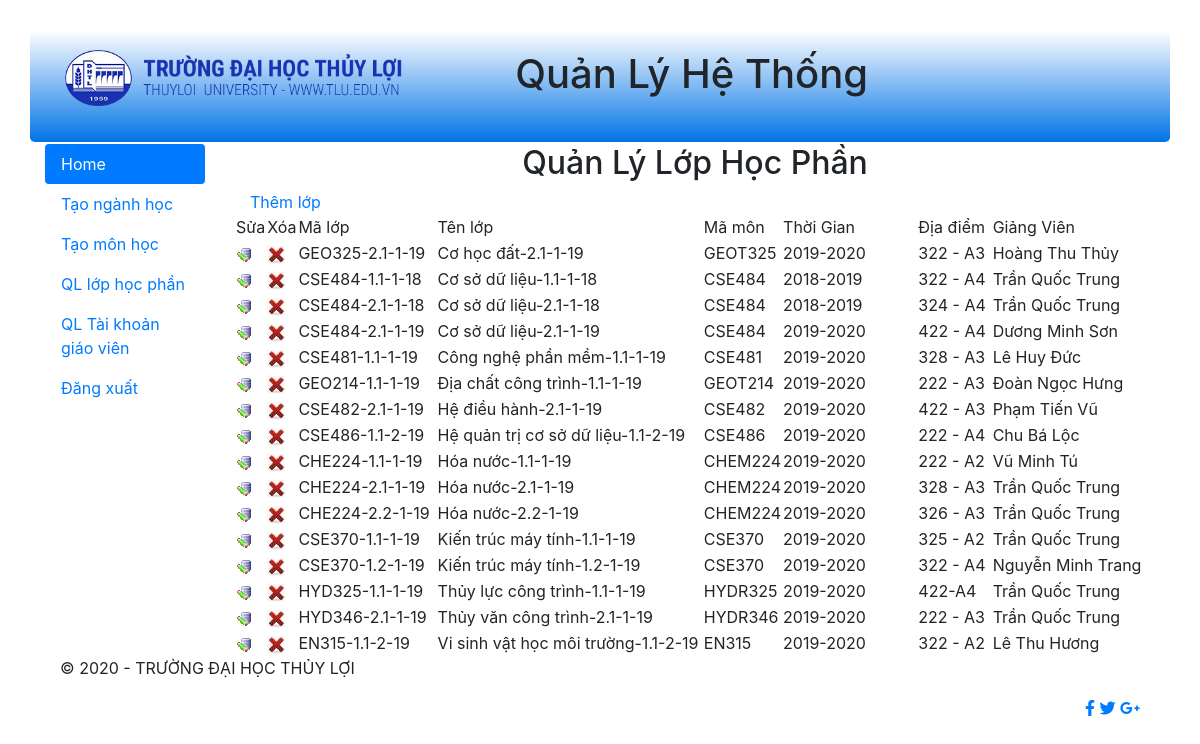
The page /qllophoc.php on the database its author committed.
### tables this page shows
CREATE TABLE `lophoc` (
  `MaLop` char(15) NOT NULL,
  `TenLop` varchar(50) NOT NULL,
  `MaMon` char(8) NOT NULL,
  `GiaiDoan` tinyint(2) NOT NULL,
  `HocKy` tinyint(2) NOT NULL,
  `NamHoc` char(10) NOT NULL,
  `DiaDiem` char(15) NOT NULL,
  `MaGV` char(10) NOT NULL
);

CREATE TABLE `giangvien` (
  `MaGV` char(10) NOT NULL,
  `TenGV` varchar(50) NOT NULL,
  `NgaySinh` date NOT NULL,
  `QueQuan` varchar(100) NOT NULL,
  `Email` varchar(50) NOT NULL
);

### qllophoc.php (the view)
<?php
include("header.php");
require('connect.php');
$sqllh  = "select MaLop,TenLop,MaMon,GiaiDoan,HocKy,NamHoc,DiaDiem,TenGV from lophoc,giangvien where lophoc.MaGV=giangvien.MaGV order by TenLop";
mysqli_set_charset($conn, 'UTF8');
$resultlh = mysqli_query($conn, $sqllh);
?>
    <header class="jumbotron text-center row"
style="margin-bottom:2px; background:linear-gradient(white, #0073e6); padding:20px;">
      <div class="col-sm-4">
        <img class="img-fluid float-left" src="Skins/Images/logo.png" alt="Logo">
      </div>
      <div class="col-sm-6">
        <h1 class="blue-text mb-4 font-bold">Quản Lý Hệ Thống</h1>
      </div>
      </header>
    <div class="row" style="padding-left: 0px;">
<?php
  include("menuadmin.php");
?>
  <div class="col-sm-10">
     <h2 class="text-center">Quản Lý Lớp Học Phần</h2>
     <a href="lopmoi.php" class="col-sm-1">Thêm lớp</a>
     <div class="list-course">
					<table class="list-course" background-color="#FFFFFF">
						<tbody><tr class="row-first">
							<td width="20">Sửa</td>
							<td width="20">Xóa</td>
							<td width="150">Mã lớp</td>
              <td width="300">Tên lớp</td>
              <td width="70">Mã môn</td>
              <td width="150">Thời Gian</td>
              <td width="80">Địa điểm</td>
              <td width="180">Giảng Viên</td>
            </tr>
            <?php
              if (mysqli_num_rows($resultlh) > 0) {
                while ($rowlh = mysqli_fetch_assoc($resultlh)) {
                  echo '<tr> <td><a href="sualop.php?id='.$rowlh['MaLop'].'"><img src="Skins/Images/edit.gif" border="0"></a></td>';
                  echo '<td><a href="xoalop.php?id='.$rowlh['MaLop'].'"><img src="Skins/Images/deleted.jpg" border="0"></a></td>';
                  echo '<td>'.$rowlh['MaLop'].'</td>';
                  echo '<td>'.$rowlh['TenLop'].'</td>';
                  echo '<td>'.$rowlh['MaMon'].'</td>';
                  echo '<td>'.$rowlh['NamHoc'].'</td>';
                  echo '<td>'.$rowlh['DiaDiem'].'</td>';
                  echo '<td>'.$rowlh['TenGV'].'</td><tr>';
                }
              }
            ?>
                    </tbody>
                </table>
			    </div>
  </div>
  </div>
<?php
include("footer.php")
?>

### rows shown on the page
lophoc: MaLop "GEO325-2.1-1-19", TenLop "Cơ học đất-2.1-1-19", MaMon "GEOT325", NamHoc "2019-2020", DiaDiem "322 - A3", MaGV.TenGV "Hoàng Thu Thủy"
lophoc: MaLop "CSE484-1.1-1-18", TenLop "Cơ sở dữ liệu-1.1-1-18", MaMon "CSE484", NamHoc "2018-2019", DiaDiem "322 - A4", MaGV.TenGV "Trần Quốc Trung"
lophoc: MaLop "CSE484-2.1-1-18", TenLop "Cơ sở dữ liệu-2.1-1-18", MaMon "CSE484", NamHoc "2018-2019", DiaDiem "324 - A4", MaGV.TenGV "Trần Quốc Trung"
lophoc: MaLop "CSE484-2.1-1-19", TenLop "Cơ sở dữ liệu-2.1-1-19", MaMon "CSE484", NamHoc "2019-2020", DiaDiem "422 - A4", MaGV.TenGV "Dương Minh Sơn"
lophoc: MaLop "CSE481-1.1-1-19", TenLop "Công nghệ phần mềm-1.1-1-19", MaMon "CSE481", NamHoc "2019-2020", DiaDiem "328 - A3", MaGV.TenGV "Lê Huy Đức"
lophoc: MaLop "GEO214-1.1-1-19", TenLop "Địa chất công trình-1.1-1-19", MaMon "GEOT214", NamHoc "2019-2020", DiaDiem "222 - A3", MaGV.TenGV "Đoàn Ngọc Hưng"
lophoc: MaLop "CSE482-2.1-1-19", TenLop "Hệ điều hành-2.1-1-19", MaMon "CSE482", NamHoc "2019-2020", DiaDiem "422 - A3", MaGV.TenGV "Phạm Tiến Vũ"
lophoc: MaLop "CSE486-1.1-2-19", TenLop "Hệ quản trị cơ sở dữ liệu-1.1-2-19", MaMon "CSE486", NamHoc "2019-2020", DiaDiem "222 - A4", MaGV.TenGV "Chu Bá Lộc"
lophoc: MaLop "CHE224-1.1-1-19", TenLop "Hóa nước-1.1-1-19", MaMon "CHEM224", NamHoc "2019-2020", DiaDiem "222 - A2", MaGV.TenGV "Vũ Minh Tú"
lophoc: MaLop "CHE224-2.1-1-19", TenLop "Hóa nước-2.1-1-19", MaMon "CHEM224", NamHoc "2019-2020", DiaDiem "328 - A3", MaGV.TenGV "Trần Quốc Trung"
lophoc: MaLop "CHE224-2.2-1-19", TenLop "Hóa nước-2.2-1-19", MaMon "CHEM224", NamHoc "2019-2020", DiaDiem "326 - A3", MaGV.TenGV "Trần Quốc Trung"
lophoc: MaLop "CSE370-1.1-1-19", TenLop "Kiến trúc máy tính-1.1-1-19", MaMon "CSE370", NamHoc "2019-2020", DiaDiem "325 - A2", MaGV.TenGV "Trần Quốc Trung"
lophoc: MaLop "CSE370-1.2-1-19", TenLop "Kiến trúc máy tính-1.2-1-19", MaMon "CSE370", NamHoc "2019-2020", DiaDiem "322 - A4", MaGV.TenGV "Nguyễn Minh Trang"
lophoc: MaLop "HYD325-1.1-1-19", TenLop "Thủy lực công trình-1.1-1-19", MaMon "HYDR325", NamHoc "2019-2020", DiaDiem "422-A4", MaGV.TenGV "Trần Quốc Trung"
lophoc: MaLop "HYD346-2.1-1-19", TenLop "Thủy văn công trình-2.1-1-19", MaMon "HYDR346", NamHoc "2019-2020", DiaDiem "222 - A3", MaGV.TenGV "Trần Quốc Trung"
lophoc: MaLop "EN315-1.1-2-19", TenLop "Vi sinh vật học môi trường-1.1-2-19", MaMon "EN315", NamHoc "2019-2020", DiaDiem "322 - A2", MaGV.TenGV "Lê Thu Hương"
